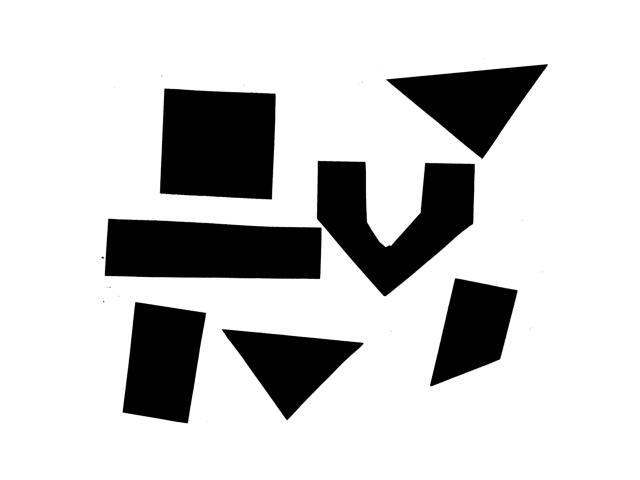
#> input picture SourceFile/images/Others/imagesshapes-01.jpg, 640 x 480 px
$ python -i intersectiondetection.py   (imports and definitions only)
#> lines starting #> are read from the running program, lines starting #| are printed output that depends on the picture; after the words box and inside, x2 and y2 are one past the last pixel; in counts of white or black regions, pixels touching at a corner belong together
#> further down, picture is the input picture: shape (480, 640); min 0, max 255, mean 204.2
import cv2
import numpy as np
# [9 lines of commented-out code are left out]


def returnIntersections(img):
    # image = cv2.resize(image, ((900), (900)), interpolation=cv2.INTER_CUBIC)

    blur = cv2.GaussianBlur(img, (3, 3), 0)
    thresh = cv2.threshold(blur, 0, 255, cv2.THRESH_BINARY + cv2.THRESH_OTSU)[1]
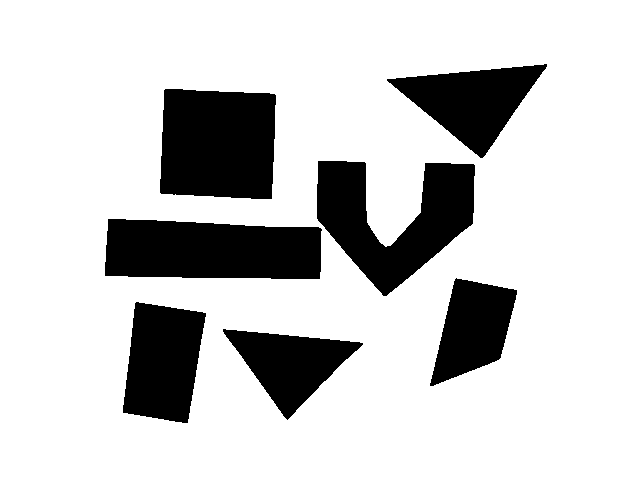
#> thresh: shape (480, 640); 80.1% white; 7 black regions, largest, box (x1, y1, x2, y2) and area: (160, 89, 276, 199) 11798, (105, 219, 322, 279) 11647, (317, 161, 475, 296) 11214

    # Find horizontal and verticla lines
    # link to explanation https://stackoverflow.com/questions/7227074/horizontal-line-detection-with-opencv
    verticalStructure = cv2.getStructuringElement(cv2.MORPH_RECT, (1, 5))
    horizontalStructure = cv2.getStructuringElement(cv2.MORPH_RECT, (5, 1))

    vertical = cv2.morphologyEx(thresh, cv2.MORPH_OPEN, verticalStructure, iterations=1)  # , iterations=1
    horizontal = cv2.morphologyEx(thresh, cv2.MORPH_OPEN, horizontalStructure, iterations=1)
#> horizontal: shape (480, 640); 80% white; 6 black regions, box (x1, y1, x2, y2) and area: (105, 161, 475, 296) 22871, (160, 89, 276, 199) 11799, (123, 302, 206, 423) 7659, (387, 64, 547, 158) 7204, (223, 329, 363, 420) 6003, (430, 278, 517, 386) 5759

    # performs a bitwise and operation to find where the horizontal and vertical images intersect
    joints = cv2.bitwise_and(horizontal, vertical)
    pixels = np.argwhere(joints == 255)  # this variable is a list that contains all the pixel coordinates of the joints
#> pixels = 245905 pairs, first value 0 to 479, second value 0 to 639

    # print(returnIntersections(img))

    listOfIntersections = []
    for p in pixels:
        # print(p[0], p[1], "=", im11[p[0], p[1]])# p in pixel is an array od the xy coordinates of the pixel.

        y = p[0]
        x = p[1]

        if img[p[0], p[1]] == 255:
            # print((y, x))
            listOfIntersections.append((y, x))
#> this loop made 245905 passes
#> p on passes 1 to 3: [0, 0], [0, 1], [0, 2]
#> after the loop, listOfIntersections = 238000 items
    #
    #         #cv2.circle(im11, (x, y), 1, (255, 100, 200), 1)
    #     return listOfIntersections
    return listOfIntersections

#listOfInstesections = returnIntersections(img)

# print(grayImage[0][0])
# for px in returnIntersections(img):
#     arr = [255, 255, 0]
#     grayImage[px[0], px[1]] = arr  # turns all the intersection pixels green (for visualisation purposes)
#     # print(image[p[0], p[1]], 2222)

# Pixel.connect_nodes(pixels, image)


# image[100, 100] = (0, 255, 0)
# cv2.imwrite('Testing.png', im11)
# cv2.imshow('thresh',im11)
# cv2.imshow('joints', joints)
# cv2.imshow('horizontal', horizontal)
# cv2.imshow('vertical', vertical)
##cv2.imshow('image', im11)
##
# cv2.waitKey()

# I successfully completed to goal of this issue to find all the intersections of an image I did this by passing in a skeletonised image into the function. then performed 2 morphology operational that created 2 images.
#
# // code placeholder
#
#
#
#
#
# the first image found the horizontal lines and the second vertical. Afterwards


## idea finding the center of each contour

>>> import cv2
>>> picture = cv2.imread('../SourceFile/images/Others/imagesshapes-01.jpg', cv2.IMREAD_GRAYSCALE)
>>> result = returnIntersections(picture)
#> result = 238000 items
